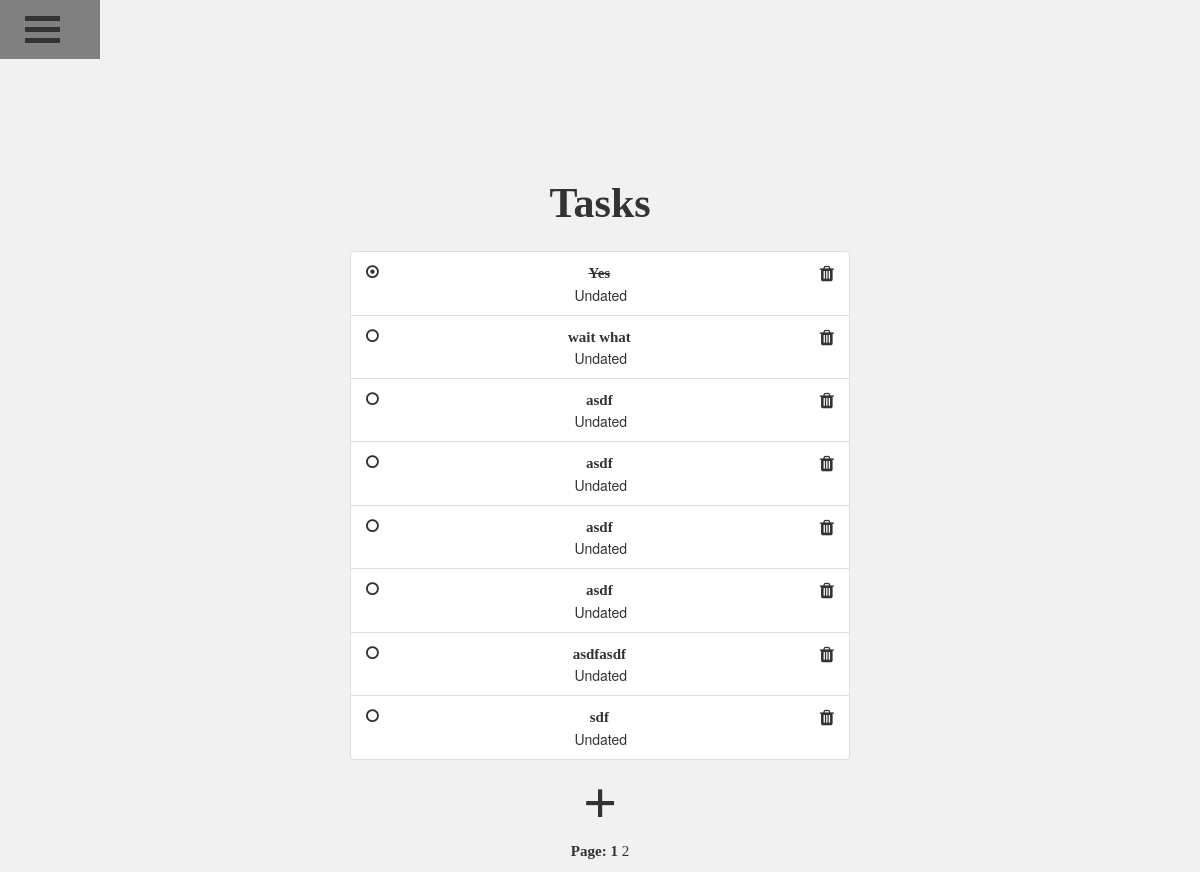
/todo_list (signed in), run on the app's committed database.
### Application/models.py (models this page shows)
class Task(db.Model):
	id = db.Column(db.Integer, primary_key=True)
	title = db.Column(db.String(20))
	description = db.Column(db.String(200))
	complete = db.Column(db.Boolean, nullable=False, default=False)
	due = db.Column(db.DateTime, nullable=True)
	user = db.Column(db.Integer, db.ForeignKey('user.id'), nullable=False)

### Application/routes.py (the view)
@application.route('/todo_list')
@login_required
def ToDoList():
	page = request.args.get('page', 1, type=int)
	tasks = Task.query.filter_by(author=current_user)\
	.order_by(Task.due.asc())\
	.paginate(page=page, per_page=8)
	return render_template('/todo_list.html', title='ToDoList', tasks=tasks, user=current_user)

### Application/models.py (called while the page is built)
@login_manager.user_loader # loads in user
def load_user(user_id):
	return User.query.get(int(user_id))

### Application/templates/todo_list.html (shortened to what this page needs)
{% extends "layout.html" %}
{% block content %}
<link rel="stylesheet" href="https://cdnjs.cloudflare.com/ajax/libs/font-awesome/4.7.0/css/font-awesome.min.css">
<div align="center">
    <div class="row">
	    <div class="col-sm">
		    <h2>Tasks</h2>
	    </div>
    </div>
    <div class="list-group-flush" id="tasks" style="padding-top: 15px">
		{% for task in tasks.items %}
            <div class="list-group-item list-group-item-primary">
				<a href="/task/{{ task.id }}/delete" style="float: right; font-size: 18px"><i class="fa fa-trash"></i></a>
				{% if task.complete %}
	                <a href="/task/{{ task.id }}/complete" style="float: left">
						<div id="checking" onclick="checked(this)">
							<i class="fa fa-dot-circle-o"></i>
						</div>
					</a>
	            	<a style="text-decoration: line-through;" href="{{ url_for('view', task_id=task.id )}}" target="_blank">{{ task.title }}</a><br>
				{% else %}
					<a href="/task/{{ task.id }}/complete" style="float: left">
						<div id="checking" onclick="checked(this)">
							<i class="fa fa-circle-o"></i>
						</div>
					</a>
					<a style="text-decoration: none;" href="{{ url_for('view', task_id=task.id )}}" target="_blank">{{ task.title }}</a><br>
				{% endif %}
				{% if task.due != None %}
					Due: {{ task.due.month|string+'/'+task.due.day|string+'/'+ task.due.year|string }}<br>
				{% else %}
					&nbsp;&nbsp;&nbsp;&nbsp;Undated<br>
				{% endif %}
	        </div>
		{% endfor %}
    </div>
</div>
<div align="center" style="padding-bottom: 15px;">
    <form method='GET' action ='/task/new'>
   		<button href="/task/new" class="addButton">+</button>
   	</form>
</div>
    <p align="center">Page:
    {% for page_num in tasks.iter_pages(left_edge=1, right_edge=1, left_current=1, right_current=2) %}
    	{% if page_num %}
    		{% if tasks.page == page_num %}
				<a href="{{ url_for('ToDoList', page=page_num) }}" style="font-weight: bold;">{{ page_num }}</a>
			{% else %}
				<a href="{{ url_for('ToDoList', page=page_num) }}" style="font-weight: normal;">{{ page_num }}</a>
			{% endif %}
		{% else %}
			...
		{% endif %}
	{% endfor %}</p>
{% endblock content %}

### Application/templates/layout.html (shortened to what this page needs)
<!DOCTYPE html>
<html>
<head>
    <link rel="stylesheet" href="https://maxcdn.bootstrapcdn.com/bootstrap/3.3.7/css/bootstrap.min.css">
	<link rel="stylesheet" media="screen" href="https://fontlibrary.org/face/now" type="text/css"/>
    <link rel="stylesheet" media="screen" href="{{url_for('static', filename='style.css') }}" type="text/css"/>
</head>
<body style="width: 100%; overflow: hidden;">
	<div class="dropdown" onclick="openNav(this)">
		<button class="open-btn">
			<div class="container">
  				<div class="bar1"></div>
  				<div class="bar2"></div>
  				<div class="bar3"></div>
			</div>
		</button>
    </div>
	<br><br><br><br><br><br><br><br>
	{% block content %}{% endblock %}
</body>
</html>

### Application/static/style.css (style rules this page uses)
html { overflow-x: hidden; }
.list-group-flush { width: 500px; }
.row { padding-left: 45px; padding-right: 45px; }
h2 { font-family: 'Now'; font-weight: bold; font-size: 42px; text-align: center; color: #333; }
p { font-family: 'Now'; font-weight: bold; font-style: normal; font-size: 15px; color: #333; }
a { font-family: 'Now'; font-weight: bold; font-style: normal; font-size: 15px; color: #333; }
body { background-color: #f1f1f1; background-position: center; }
.addButton { background-color: Transparent; background-repeat:no-repeat; border: none; cursor:pointer; overflow: hidden; font-size: 60px; height: 60px; }
form { font-family: 'Now'; font-weight: bold; color: #333333; }
.open-btn { background-color: transparent; padding: 10px; font-size: 20px; border: none; transition: 0.5s ease; z-index: 56; max-width: 100px; }
.dropdown { position: absolute; display: inline-block; }
.container { display: inline-block; cursor: pointer; float: left; }
.bar1, .bar2, .bar3 { width: 35px; height: 5px; background-color: #333; margin: 6px 0; transition: 0.4s; }

### data on the page
Task: title "Yes", shows "Undated"
Task: title "wait what", shows "Undated"
Task: title "asdf", shows "Undated"
Task: title "asdf", shows "Undated"
Task: title "asdf", shows "Undated"
Task: title "asdf", shows "Undated"
Task: title "asdfasdf", shows "Undated"
Task: title "sdf", shows "Undated"

### other printed values
{{ page_num }} "1"
{{ page_num }} "2"
